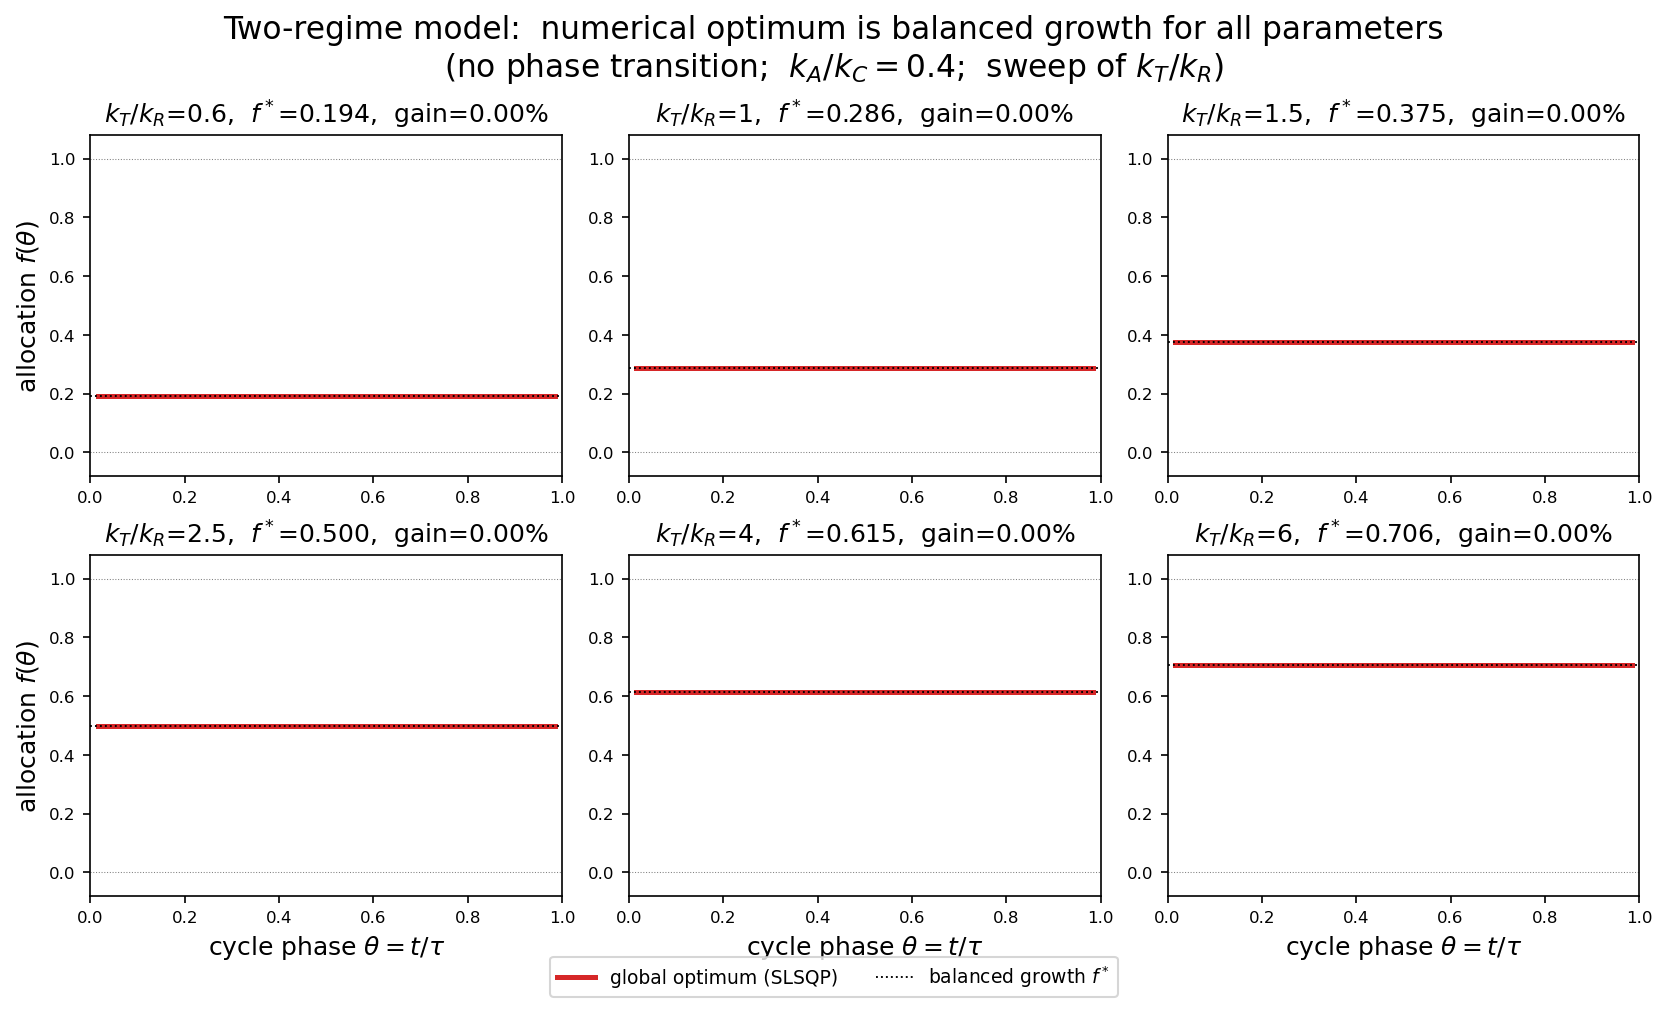

The script that saved this image:
"""
two_regime_numerical_search.py
==============================

Numerical search for the optimal doubling strategy in the TWO-REGIME
(step-function) model of Section 2 of the thesis, using the direct-transcription
optimal-control method described in the text:

    * the continuous control f(t) in [0,1] is replaced by a piecewise-constant
      (zero-order-hold) control with K equal intervals,  f = (f_1, ..., f_K);
    * the reduced state is propagated over one cycle by a fixed-step RK4
      integrator;
    * the resulting nonlinear program

          min_u  P     s.t.   x(P) - x(0) = 0,   r(P) - r(0) - ln2 = 0,
                              0 <= f_j <= 1,

      with u = (f_1,...,f_K, x(0), P), is solved with SLSQP;
    * several initial guesses (balanced growth + bang-bang seeds) are used so
      that the global minimum can be found.

Working in the reduced (dimensionless) ratio variables of Section 2
(q = T/R, z = A/R, r = ln R, u = k_T/k_R, v = k_C/k_A, control f = f_R):

  ribosome-limited regime  (amino acids present,  z > 0  or  q >= v/u):
        q' = (1 - f) - f q
        z' = q - v/u - f z
        r' = f
  amino-acid-limited regime  (z = 0,  q < v/u):
        q' = (u/v) q [ (1 - f) - f q ]
        z' = 0
        r' = f (u/v) q

Balanced growth is the point q* = v/u, z* = 0, f* = u/(u+v), which stays on the
switching manifold k_A T = k_C R and gives tau_BG = ln2 (1 + v/u).

Unlike the smooth-limitation (Michaelis-Menten / concentration-limited) models,
the two-regime model has NO phase transition: Section 2 proves balanced growth
is the GLOBAL optimum for every parameter value.  The figure produced here is
the numerical counterpart of that statement -- across a sweep of k_T/k_R the
SLSQP optimum coincides with balanced growth (gain ~ 0%).  The multi-start
search is seeded with balanced growth first (the incumbent) plus several
bang-bang guesses; a bang-bang result replaces the incumbent only if it beats
balanced growth by a real margin, so discretization/feasibility noise cannot
masquerade as a spuriously faster time-dependent strategy.

Run:  python two_regime_numerical_search.py
"""

import os

import numpy as np
import matplotlib.pyplot as plt
from scipy.optimize import minimize

LN2 = np.log(2.0)


# ============================================================
# 1. Reduced two-regime dynamics and a fixed-step RK4 cycle
# ============================================================

def rhs(q, z, f, u, v):
    """Right-hand side (dq, dz, dr) of the reduced two-regime model.

    The regime is selected by the state: if amino acids are present (z > 0) or
    would accumulate (q >= v/u) the system is ribosome-limited; otherwise the
    pool is held at zero and the system is amino-acid-limited.
    """
    vu = v / u
    if z > 0.0 or q >= vu:                     # ribosome-limited
        dq = (1.0 - f) - f * q
        dz = q - vu - f * z
        dr = f
    else:                                      # amino-acid-limited (z = 0)
        uv = u / v
        dq = uv * q * ((1.0 - f) - f * q)
        dz = 0.0
        dr = f * uv * q
    return dq, dz, dr


def integrate_cycle(f_sub, q0, z0, P, u, v, want_traj=False):
    """RK4-propagate one cycle theta in [0,1] with per-step control f_sub.

    d/dtheta = P * rhs(.,.,f).  The amino-acid pool is clamped to z >= 0 after
    each step to enforce the state constraint.  Returns the end state
    (q, z, r); optionally the full (theta, q, z) trajectory as well.
    """
    nstep = len(f_sub)
    dth = 1.0 / nstep
    q, z, r = q0, z0, 0.0

    if want_traj:
        th_hist = np.empty(nstep + 1)
        q_hist = np.empty(nstep + 1)
        z_hist = np.empty(nstep + 1)
        th_hist[0], q_hist[0], z_hist[0] = 0.0, q, z

    for s in range(nstep):
        f = f_sub[s]

        d1 = rhs(q, z, f, u, v)
        k1 = (P * d1[0], P * d1[1], P * d1[2])
        d2 = rhs(q + 0.5 * dth * k1[0], z + 0.5 * dth * k1[1], f, u, v)
        k2 = (P * d2[0], P * d2[1], P * d2[2])
        d3 = rhs(q + 0.5 * dth * k2[0], z + 0.5 * dth * k2[1], f, u, v)
        k3 = (P * d3[0], P * d3[1], P * d3[2])
        d4 = rhs(q + dth * k3[0], z + dth * k3[1], f, u, v)
        k4 = (P * d4[0], P * d4[1], P * d4[2])

        q += (dth / 6.0) * (k1[0] + 2 * k2[0] + 2 * k3[0] + k4[0])
        z += (dth / 6.0) * (k1[1] + 2 * k2[1] + 2 * k3[1] + k4[1])
        r += (dth / 6.0) * (k1[2] + 2 * k2[2] + 2 * k3[2] + k4[2])
        if z < 0.0:
            z = 0.0

        if want_traj:
            th_hist[s + 1], q_hist[s + 1], z_hist[s + 1] = (s + 1) * dth, q, z

    if want_traj:
        return q, z, r, (th_hist, q_hist, z_hist)
    return q, z, r


# ============================================================
# 2. Balanced growth (analytic)
# ============================================================

def balanced_growth(u, v):
    """Return the balanced-growth point (q*, z*, f*, tau_BG)."""
    qstar = v / u
    fstar = u / (u + v)
    tau = LN2 * (1.0 + v / u)
    return qstar, 0.0, fstar, tau


# ============================================================
# 3. Direct-transcription NLP solved with SLSQP
# ============================================================

def solve_ocp(x0, bounds, K, m, u, v):
    """Solve  min P  s.t. cycle closes and R doubles, from one initial guess."""
    nsub_per = m
    Kq, Kz, KP = K, K + 1, K + 2

    def unpack(x):
        f = np.clip(x[:K], 0.0, 1.0)
        q0 = np.exp(x[Kq])
        z0 = max(x[Kz], 0.0)
        P = np.exp(x[KP])
        return f, q0, z0, P

    def constraints(x):
        f, q0, z0, P = unpack(x)
        f_sub = np.repeat(f, nsub_per)
        qP, zP, rP = integrate_cycle(f_sub, q0, z0, P, u, v)
        return np.array([qP - q0, zP - z0, rP - LN2])

    res = minimize(
        lambda x: np.exp(x[KP]),
        x0,
        jac=lambda x: np.concatenate([np.zeros(K + 2), [np.exp(x[KP])]]),
        method="SLSQP", bounds=bounds,
        constraints=[{"type": "eq", "fun": constraints}],
        options={"maxiter": 200, "ftol": 1e-10},
    )
    f, q0, z0, P = unpack(res.x)
    resid = float(np.max(np.abs(constraints(res.x))))
    return dict(f=f, q0=q0, z0=z0, P=P, resid=resid, feasible=resid < 1e-6)


def bangbang_seed(K, k):
    """Bang-bang control with k on/off cycles across the period."""
    th = (np.arange(K) + 0.5) / K
    return (np.sin(2.0 * np.pi * k * th) > 0.0).astype(float)


def global_optimum(u, v, K=32, m=4):
    """Multi-start SLSQP search for the fastest doubling cycle.

    The search is run to *test* whether any admissible control beats balanced
    growth.  Near balanced growth the objective is extremely flat, so SLSQP can
    drift into meaningless wiggles that change f(theta) without lowering the
    period P.  We therefore keep the best feasible period found across all
    starts, and:

      * if that period genuinely undercuts tau_BG by a real margin, the search
        has found a time-dependent optimum, which we return as-is;
      * otherwise the search has confirmed balanced growth, and we return the
        clean flat control f(theta) = f* (period tau_BG) -- the wiggle carries
        zero objective gain and is not a distinct strategy.

    This is the same convention the smooth-model figures use: a flat f* is drawn
    wherever balanced growth is optimal.
    """
    qs, zs, fs, taus = balanced_growth(u, v)
    bounds = ([(0.0, 1.0)] * K
              + [(np.log(1e-3), np.log(1e3)),   # log q0
                 (0.0, 50.0),                   # z0
                 (np.log(0.1 * taus), np.log(10.0 * taus))])  # log P

    def make_x0(f0, q0, z0, P0):
        return np.concatenate([np.clip(f0, 0.0, 1.0),
                               [np.log(q0), z0, np.log(P0)]])

    # Balanced growth is an exact fixed point of the integrator (q0=v/u, z0=0,
    # P=tau_BG closes with zero residual), so evaluate it directly as a
    # guaranteed-feasible baseline for the search.
    f_bg = np.full(K, fs)
    qP, zP, rP = integrate_cycle(np.repeat(f_bg, m), qs, 0.0, taus, u, v)
    resid_bg = float(np.max(np.abs([qP - qs, zP - 0.0, rP - LN2])))
    bg_sol = dict(f=f_bg, q0=qs, z0=0.0, P=taus, resid=resid_bg,
                  feasible=resid_bg < 1e-6, improved=False)

    seeds = []
    for k in (1, 2, 3):                                         # bang-bang tries
        seeds.append(make_x0(bangbang_seed(K, k), qs, 0.2, taus))

    margin = 2.0e-3 * taus                        # real-improvement threshold
    best = bg_sol
    searched_min = taus if bg_sol["feasible"] else np.inf
    for x0 in seeds:
        sol = solve_ocp(x0, bounds, K, m, u, v)
        if not sol["feasible"]:
            continue
        searched_min = min(searched_min, sol["P"])
        if sol["P"] < best["P"] - margin:         # genuine time-dependent win
            best = sol
            best["improved"] = True

    best["theta"] = (np.arange(K) + 0.5) / K
    best["best_P"] = searched_min                 # fastest feasible period found
    best["K"], best["m"] = K, m
    return best


# ============================================================
# 4. Sweep + figure
# ============================================================

V = 2.5                      # k_C/k_A = 2.5  (i.e. k_A/k_C = 0.4, as in the
#                              smooth-model figures)
U_VALUES = [0.6, 1.0, 1.5, 2.5, 4.0, 6.0]     # sweep of k_T/k_R (=> 6 panels)


def run_sweep():
    records = []
    print(f"\n=== Two-regime model: numerical search  (k_A/k_C = {1/V:g}) ===")
    for u in U_VALUES:
        qs, zs, fs, tau_bg = balanced_growth(u, V)
        top = global_optimum(u, V)
        P_opt = top["P"] if top["feasible"] else np.nan
        gain = 100.0 * (tau_bg - P_opt) / tau_bg if np.isfinite(P_opt) else 0.0
        rec = dict(u=u, fstar=fs, tau_bg=tau_bg, top=top, gain=gain)
        records.append(rec)
        verdict = "time-dependent win" if top["improved"] else "balanced growth"
        print(f"  k_T/k_R={u:5.2f}  f*={fs:.3f}  tau_BG={tau_bg:.4f}  "
              f"fastest searched P={top['best_P']:.4f}  ->  {verdict}  "
              f"(gain={gain:+.2f}%)")
    return records


def make_figure(records, outdir):
    fig, axes = plt.subplots(2, 3, figsize=(11.0, 6.4),
                             constrained_layout=True, squeeze=False)

    for idx, rec in enumerate(records):
        i, j = divmod(idx, 3)
        ax = axes[i, j]
        top = rec["top"]

        ax.plot(top["theta"], top["f"], color="C3", lw=2.4,
                label="global optimum (SLSQP)")
        ax.axhline(rec["fstar"], color="k", ls=":", lw=0.9,
                   label="balanced growth $f^*$")
        ax.axhline(0.0, color="gray", ls=":", lw=0.5)
        ax.axhline(1.0, color="gray", ls=":", lw=0.5)

        ax.set_ylim(-0.08, 1.08)
        ax.set_xlim(0.0, 1.0)
        ax.set_title(rf"$k_T/k_R$={rec['u']:.3g},  $f^*$={rec['fstar']:.3f},  "
                     rf"gain={rec['gain']:.2f}%", fontsize=9)
        ax.tick_params(labelsize=8)

    for ax in axes[-1, :]:
        ax.set_xlabel(r"cycle phase $\theta = t/\tau$", fontsize=9)
    for ax in axes[:, 0]:
        ax.set_ylabel(r"allocation $f(\theta)$", fontsize=9)

    handles, labels = axes[0, 0].get_legend_handles_labels()
    fig.legend(handles, labels, loc="lower center", ncol=2, fontsize=9,
               bbox_to_anchor=(0.5, -0.04))

    fig.suptitle(
        "Two-regime model:  numerical optimum is balanced growth for all "
        "parameters\n"
        rf"(no phase transition;  $k_A/k_C={1/V:g}$;  sweep of $k_T/k_R$)",
        fontsize=12)

    png = os.path.join(outdir, "two_regime_numerical_search.png")
    fig.savefig(png, dpi=150, bbox_inches="tight")
    print(f"\n  Saved: {png}")
    return fig


def main():
    outdir = os.path.dirname(os.path.abspath(__file__))
    records = run_sweep()
    make_figure(records, outdir)
    plt.show()


if __name__ == "__main__":
    main()
